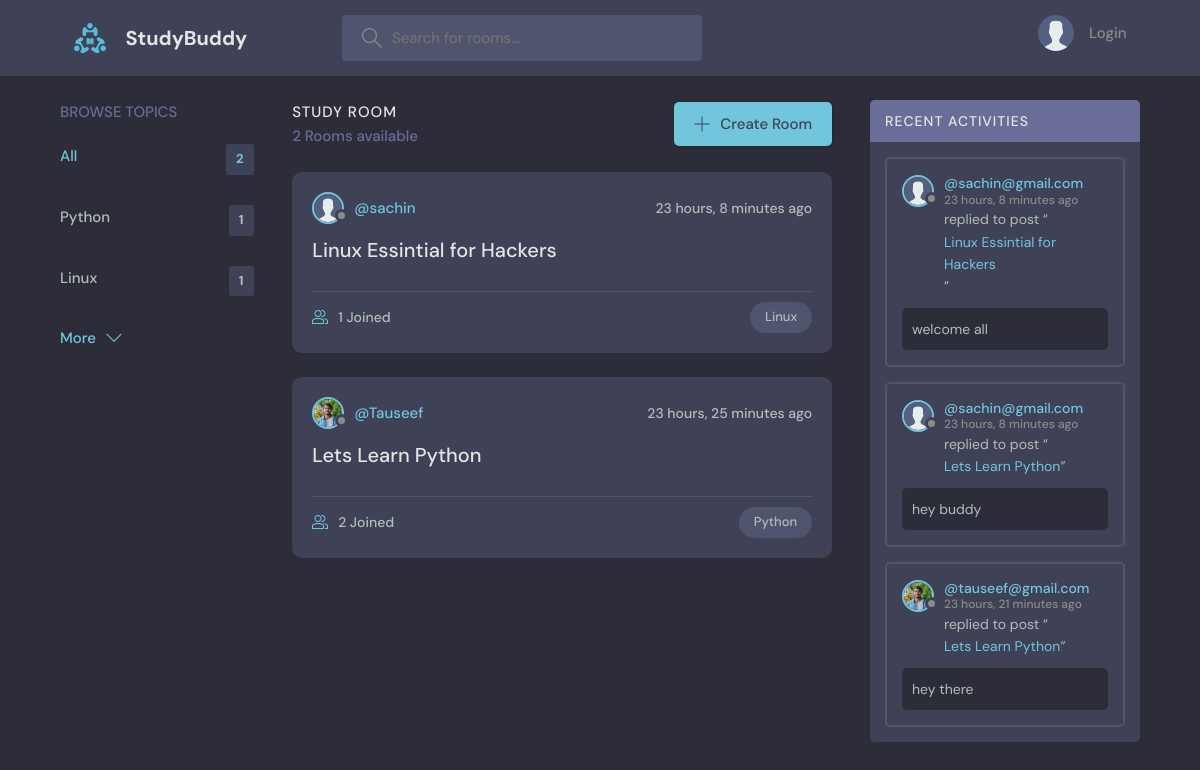
The page / on the database its author committed.
### base/models.py (models this page shows, shortened)
class Topic(models.Model):
    name = models.CharField(max_length=200)

class Room(models.Model):
    host = models.ForeignKey(User, on_delete=models.SET_NULL, null=True)
    topic = models.ForeignKey(Topic, on_delete=models.SET_NULL, null=True)
    name = models.CharField(max_length=200)
    description = models.TextField(null=True, blank=True)
    participants = models.ManyToManyField(User, related_name='participants', blank=True)
    updated = models.DateTimeField(auto_now=True) #takes the snapshot every single time
    created = models.DateTimeField(auto_now_add=True) # only takes snap when we create instances
    class Meta:
        ordering = ['-updated', '-created'] # - is used to arrange desending order, so that newest appear first
    def __str__(self):
        return self.name

class User(AbstractUser):
    name = models.CharField(max_length=200, null=True)
    email = models.EmailField(unique=True,null=True)
    bio = models.TextField(null=True)
    avatar = models.ImageField(null=True, default="avatar.svg")
    USERNAME_FIELD = 'email'
    REQUIRED_FIELDS = []

class Message(models.Model):
    user = models.ForeignKey(User, on_delete=models.CASCADE)
    room = models.ForeignKey(Room, on_delete=models.CASCADE) # If room is deleted, delete all contents
    body = models.TextField()
    updated = models.DateTimeField(auto_now=True)
    created = models.DateTimeField(auto_now_add=True)
    class Meta:
        ordering = ['-updated', '-created'] # - is used to arrange desending order, so that newest appear first

### base/views.py (the view)
# urls.py: path('', views.home, name="home"),
def home(request):
    q = request.GET.get('q') if request.GET.get('q') != None else ''
    rooms = Room.objects.filter(
        Q(topic__name__icontains=q) |
        Q(name__icontains=q) |
        Q(description__icontains=q)
    )
    topics = Topic.objects.all()[0:5]
    room_count = rooms.count()
    room_messages = Message.objects.filter(Q(room__topic__name__icontains=q))
    context = {'rooms': rooms, 'topics': topics, 'room_count': room_count, 'room_messages': room_messages} # a dictionary for rooms
    return render(request,'base/home.html', context)

### base/templates/base/home.html (shortened to what this page needs)
{% extends 'main.html' %}
{% block content %}
<main class="layout layout--3">
  <div class="container">
    {% include 'base/topics_component.html' %}
    <div class="roomList">
      <div class="roomList__header">
        <div>
          <h2>Study Room</h2>
          <p>{{room_count}} Rooms available</p>
        </div>
        <a class="btn btn--main" href="{% url 'create-room' %}">
          <svg version="1.1" xmlns="http://www.w3.org/2000/svg" width="32" height="32" viewBox="0 0 32 32">
            <title>add</title>
            <path
              d="M16.943 0.943h-1.885v14.115h-14.115v1.885h14.115v14.115h1.885v-14.115h14.115v-1.885h-14.115v-14.115z">
            </path>
          </svg>
          Create Room
        </a>
      </div>
      {% include 'base/feed_component.html' %}
    </div>
    {% include 'base/activity_component.html' %}
  </div>
</main>
{% endblock %}

### base/templates/base/topics_component.html
<div class="topics">
    <div class="topics__header">
      <h2>Browse Topics</h2>
    </div>
    <ul class="topics__list">
      <li>
        <a href="{% url 'home' %}" class="active">All <span>{{topics.count}}</span></a>
      </li>
      {% for topic in topics %}
      <li>
        <a href="{% url 'home' %}?q={{topic.name}}">{{topic.name}}<span>{{topic.room_set.all.count}}</span></a>
      </li>
      {% endfor %}
    </ul>
    <a class="btn btn--link" href="{% url 'topics' %}">
      More
      <svg version="1.1" xmlns="http://www.w3.org/2000/svg" width="32" height="32" viewBox="0 0 32 32">
        <title>chevron-down</title>
        <path d="M16 21l-13-13h-3l16 16 16-16h-3l-13 13z"></path>
      </svg>
    </a>
  </div>

### base/templates/base/feed_component.html (shortened to what this page needs)
{% for room in rooms %}
<div class="roomListRoom">
    <div class="roomListRoom__header">
      <a href="{% url 'user-profile' room.host.id %}" class="roomListRoom__author">
        <div class="avatar avatar--small">
          <img src="{{room.host.avatar.url}}" />
        </div>
        <span>@{{room.host.username}}</span>
      </a>
      <div class="roomListRoom__actions">
        <span>{{room.created|timesince}} ago</span>
      </div>
    </div>
    <div class="roomListRoom__content">
      <a href="{% url 'room' room.id %}">{{room.name}}</a>
    </div>
    <div class="roomListRoom__meta">
      <a href="{% url 'room' room.id %}" class="roomListRoom__joined">
        {{room.participants.all.count}} Joined
      </a>
      <p class="roomListRoom__topic">{{room.topic.name}}</p>
    </div>
  </div>
{% endfor %}

### base/templates/base/activity_component.html (shortened to what this page needs)
<div class="activities">
    <div class="activities__header">
        <h2>Recent Activities</h2>
    </div>
    {% for message in room_messages %}
    <div class="activities__box">
        <div class="activities__boxHeader roomListRoom__header">
            <a href="{% url 'user-profile' message.user.id %}" class="roomListRoom__author">
                <div class="avatar avatar--small">
                    <img src="{{message.user.avatar.url}}" />
                </div>
                <p>
                    @{{message.user}}
                    <span>{{message.created|timesince}} ago</span>
                </p>
            </a>
        </div>
        <div class="activities__boxContent">
            <p>replied to post “<a href="{% url 'room' message.room.id %}">{{message.room}}</a>”</p>
            <div class="activities__boxRoomContent">
                {{message.body}}
            </div>
        </div>
    </div>
    {% endfor %}
</div>

### rows shown on the page
Topic: name "Python", room_set.all.count "1"
Topic: name "Linux", room_set.all.count "1"
Room: host.avatar (placeholder picture), host.username "sachin", created "23 hours, 8 minutes", name "Linux Essintial for Hackers", participants.all.count "1", topic.name "Linux"
Room: host.avatar (picture), host.username "Tauseef", created "23 hours, 25 minutes", name "Lets Learn Python", participants.all.count "2", topic.name "Python"
Message: user.avatar (placeholder picture), user "sachin@gmail.com", created "23 hours, 8 minutes", room "Linux Essintial for Hackers", body "welcome all"
Message: user.avatar (placeholder picture), user "sachin@gmail.com", created "23 hours, 8 minutes", room "Lets Learn Python", body "hey buddy"
Message: user.avatar (picture), user "tauseef@gmail.com", created "23 hours, 21 minutes", room "Lets Learn Python", body "hey there"

### other values the page prints
{{ topics.count }} "2"
{{ room_count }} "2"
